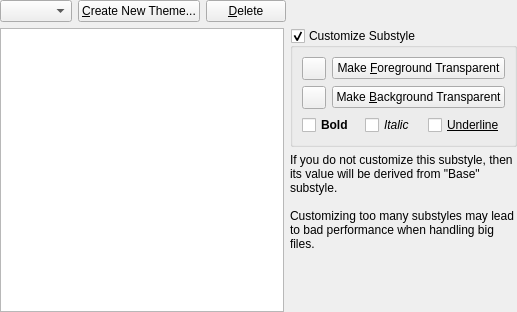
<?xml version="1.0" encoding="UTF-8"?>
<ui version="4.0">
 <class>SyntaxColorThemeEditor</class>
 <widget class="QWidget" name="SyntaxColorThemeEditor">
  <property name="geometry">
   <rect>
    <x>0</x>
    <y>0</y>
    <width>517</width>
    <height>312</height>
   </rect>
  </property>
  <property name="windowTitle">
   <string>Form</string>
  </property>
  <layout class="QGridLayout" name="gridLayout">
   <property name="leftMargin">
    <number>0</number>
   </property>
   <property name="topMargin">
    <number>0</number>
   </property>
   <property name="rightMargin">
    <number>0</number>
   </property>
   <property name="bottomMargin">
    <number>0</number>
   </property>
   <item row="1" column="1">
    <widget class="QGroupBox" name="m_gbCustomizer">
     <property name="title">
      <string>Customize Substyle</string>
     </property>
     <property name="checkable">
      <bool>true</bool>
     </property>
     <layout class="QGridLayout" name="gridLayout_2">
      <item row="0" column="0">
       <widget class="PlainToolButton" name="m_btnForegroundSample">
        <property name="text">
         <string/>
        </property>
       </widget>
      </item>
      <item row="0" column="1">
       <widget class="QPushButton" name="m_btnForeground">
        <property name="text">
         <string>Make &amp;Foreground Transparent</string>
        </property>
       </widget>
      </item>
      <item row="1" column="0">
       <widget class="PlainToolButton" name="m_btnBackgroundSample">
        <property name="text">
         <string/>
        </property>
       </widget>
      </item>
      <item row="1" column="1">
       <widget class="QPushButton" name="m_btnBackground">
        <property name="text">
         <string>Make &amp;Background Transparent</string>
        </property>
       </widget>
      </item>
      <item row="2" column="0" colspan="2">
       <layout class="QHBoxLayout" name="horizontalLayout_2">
        <item>
         <widget class="QCheckBox" name="m_cbBold">
          <property name="font">
           <font>
            <weight>75</weight>
            <bold>true</bold>
           </font>
          </property>
          <property name="text">
           <string>Bold</string>
          </property>
         </widget>
        </item>
        <item>
         <widget class="QCheckBox" name="m_cbItalic">
          <property name="font">
           <font>
            <italic>true</italic>
           </font>
          </property>
          <property name="text">
           <string>Italic</string>
          </property>
         </widget>
        </item>
        <item>
         <widget class="QCheckBox" name="m_cbUnderline">
          <property name="font">
           <font>
            <underline>true</underline>
           </font>
          </property>
          <property name="text">
           <string>Underline</string>
          </property>
         </widget>
        </item>
       </layout>
      </item>
     </layout>
    </widget>
   </item>
   <item row="0" column="0" colspan="2">
    <layout class="QHBoxLayout" name="horizontalLayout">
     <item>
      <widget class="QComboBox" name="m_cmbThemes"/>
     </item>
     <item>
      <widget class="QPushButton" name="m_btnCopy">
       <property name="sizePolicy">
        <sizepolicy hsizetype="Fixed" vsizetype="Fixed">
         <horstretch>0</horstretch>
         <verstretch>0</verstretch>
        </sizepolicy>
       </property>
       <property name="text">
        <string>&amp;Create New Theme...</string>
       </property>
      </widget>
     </item>
     <item>
      <widget class="QPushButton" name="m_btnDelete">
       <property name="text">
        <string>&amp;Delete</string>
       </property>
      </widget>
     </item>
     <item>
      <spacer name="horizontalSpacer">
       <property name="orientation">
        <enum>Qt::Horizontal</enum>
       </property>
       <property name="sizeHint" stdset="0">
        <size>
         <width>40</width>
         <height>20</height>
        </size>
       </property>
      </spacer>
     </item>
    </layout>
   </item>
   <item row="1" column="0" rowspan="4">
    <widget class="QListWidget" name="m_listComponents">
     <property name="sizePolicy">
      <sizepolicy hsizetype="Expanding" vsizetype="Expanding">
       <horstretch>0</horstretch>
       <verstretch>1</verstretch>
      </sizepolicy>
     </property>
    </widget>
   </item>
   <item row="2" column="1">
    <widget class="QLabel" name="m_lblInfo">
     <property name="sizePolicy">
      <sizepolicy hsizetype="Ignored" vsizetype="Preferred">
       <horstretch>0</horstretch>
       <verstretch>0</verstretch>
      </sizepolicy>
     </property>
     <property name="text">
      <string>If you do not customize this substyle, then its value will be derived from &quot;Base&quot; substyle.

Customizing too many substyles may lead to bad performance when handling big files.</string>
     </property>
     <property name="alignment">
      <set>Qt::AlignLeading|Qt::AlignLeft|Qt::AlignTop</set>
     </property>
     <property name="wordWrap">
      <bool>true</bool>
     </property>
     <property name="buddy">
      <cstring>m_gbCustomizer</cstring>
     </property>
    </widget>
   </item>
   <item row="3" column="1" rowspan="2">
    <spacer name="verticalSpacer">
     <property name="orientation">
      <enum>Qt::Vertical</enum>
     </property>
     <property name="sizeHint" stdset="0">
      <size>
       <width>20</width>
       <height>40</height>
      </size>
     </property>
    </spacer>
   </item>
  </layout>
 </widget>
 <customwidgets>
  <customwidget>
   <class>PlainToolButton</class>
   <extends>QToolButton</extends>
   <header>plaintoolbutton.h</header>
  </customwidget>
 </customwidgets>
 <tabstops>
  <tabstop>m_cmbThemes</tabstop>
  <tabstop>m_btnCopy</tabstop>
  <tabstop>m_btnDelete</tabstop>
  <tabstop>m_listComponents</tabstop>
  <tabstop>m_gbCustomizer</tabstop>
  <tabstop>m_btnForegroundSample</tabstop>
  <tabstop>m_btnForeground</tabstop>
  <tabstop>m_btnBackgroundSample</tabstop>
  <tabstop>m_btnBackground</tabstop>
  <tabstop>m_cbBold</tabstop>
  <tabstop>m_cbItalic</tabstop>
  <tabstop>m_cbUnderline</tabstop>
 </tabstops>
 <resources/>
 <connections/>
</ui>
